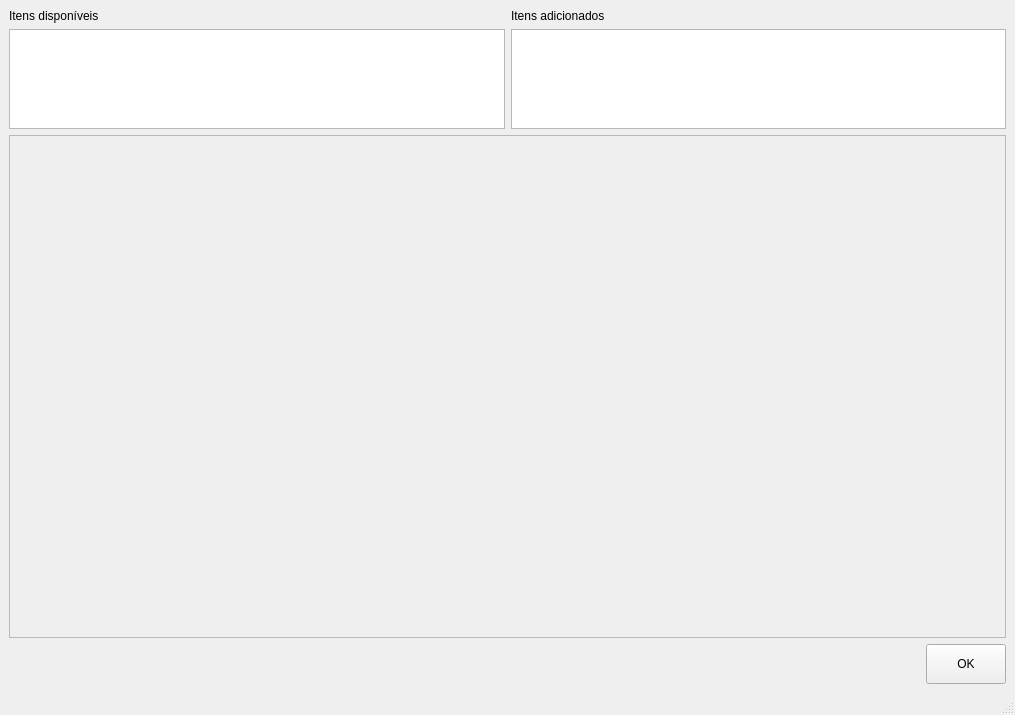
<?xml version="1.0" encoding="UTF-8"?>
<ui version="4.0">
 <class>MainWindow</class>
 <widget class="QMainWindow" name="MainWindow">
  <property name="geometry">
   <rect>
    <x>0</x>
    <y>0</y>
    <width>1015</width>
    <height>715</height>
   </rect>
  </property>
  <property name="windowTitle">
   <string>Inserir itens</string>
  </property>
  <property name="windowIcon">
   <iconset resource="resources.qrc">
    <normaloff>:/icons/resources/icon.png</normaloff>:/icons/resources/icon.png</iconset>
  </property>
  <widget class="QWidget" name="centralwidget">
   <layout class="QVBoxLayout" name="verticalLayout">
    <item>
     <layout class="QHBoxLayout" name="horizontalLayout_2">
      <item>
       <layout class="QVBoxLayout" name="verticalLayout_4">
        <item>
         <widget class="QLabel" name="label">
          <property name="sizePolicy">
           <sizepolicy hsizetype="Preferred" vsizetype="Fixed">
            <horstretch>0</horstretch>
            <verstretch>0</verstretch>
           </sizepolicy>
          </property>
          <property name="text">
           <string>Itens disponíveis</string>
          </property>
         </widget>
        </item>
        <item>
         <widget class="QListWidget" name="liwItensDisponiveis">
          <property name="sizePolicy">
           <sizepolicy hsizetype="Expanding" vsizetype="Minimum">
            <horstretch>0</horstretch>
            <verstretch>0</verstretch>
           </sizepolicy>
          </property>
          <property name="maximumSize">
           <size>
            <width>16777215</width>
            <height>100</height>
           </size>
          </property>
         </widget>
        </item>
       </layout>
      </item>
      <item>
       <layout class="QVBoxLayout" name="verticalLayout_3">
        <item>
         <widget class="QLabel" name="label_2">
          <property name="sizePolicy">
           <sizepolicy hsizetype="Preferred" vsizetype="Fixed">
            <horstretch>0</horstretch>
            <verstretch>0</verstretch>
           </sizepolicy>
          </property>
          <property name="text">
           <string>Itens adicionados</string>
          </property>
         </widget>
        </item>
        <item>
         <widget class="QListWidget" name="liwItensAdicionados">
          <property name="sizePolicy">
           <sizepolicy hsizetype="Expanding" vsizetype="Minimum">
            <horstretch>0</horstretch>
            <verstretch>0</verstretch>
           </sizepolicy>
          </property>
          <property name="maximumSize">
           <size>
            <width>16777215</width>
            <height>100</height>
           </size>
          </property>
         </widget>
        </item>
       </layout>
      </item>
     </layout>
    </item>
    <item>
     <widget class="QScrollArea" name="scrollArea">
      <property name="widgetResizable">
       <bool>true</bool>
      </property>
      <widget class="QWidget" name="scrollAreaWidgetContents">
       <property name="geometry">
        <rect>
         <x>0</x>
         <y>0</y>
         <width>995</width>
         <height>477</height>
        </rect>
       </property>
       <layout class="QVBoxLayout" name="verticalLayout_2"/>
      </widget>
     </widget>
    </item>
    <item>
     <layout class="QHBoxLayout" name="horizontalLayout">
      <item>
       <spacer name="horizontalSpacer">
        <property name="orientation">
         <enum>Qt::Horizontal</enum>
        </property>
        <property name="sizeHint" stdset="0">
         <size>
          <width>40</width>
          <height>20</height>
         </size>
        </property>
       </spacer>
      </item>
      <item>
       <widget class="QPushButton" name="btnOK">
        <property name="minimumSize">
         <size>
          <width>0</width>
          <height>40</height>
         </size>
        </property>
        <property name="text">
         <string>OK</string>
        </property>
        <property name="icon">
         <iconset resource="resources.qrc">
          <normaloff>:/icons/resources/ok.jpg</normaloff>:/icons/resources/ok.jpg</iconset>
        </property>
       </widget>
      </item>
     </layout>
    </item>
   </layout>
  </widget>
  <widget class="QMenuBar" name="menubar">
   <property name="geometry">
    <rect>
     <x>0</x>
     <y>0</y>
     <width>1015</width>
     <height>21</height>
    </rect>
   </property>
  </widget>
  <widget class="QStatusBar" name="statusbar"/>
 </widget>
 <resources>
  <include location="resources.qrc"/>
 </resources>
 <connections/>
</ui>
